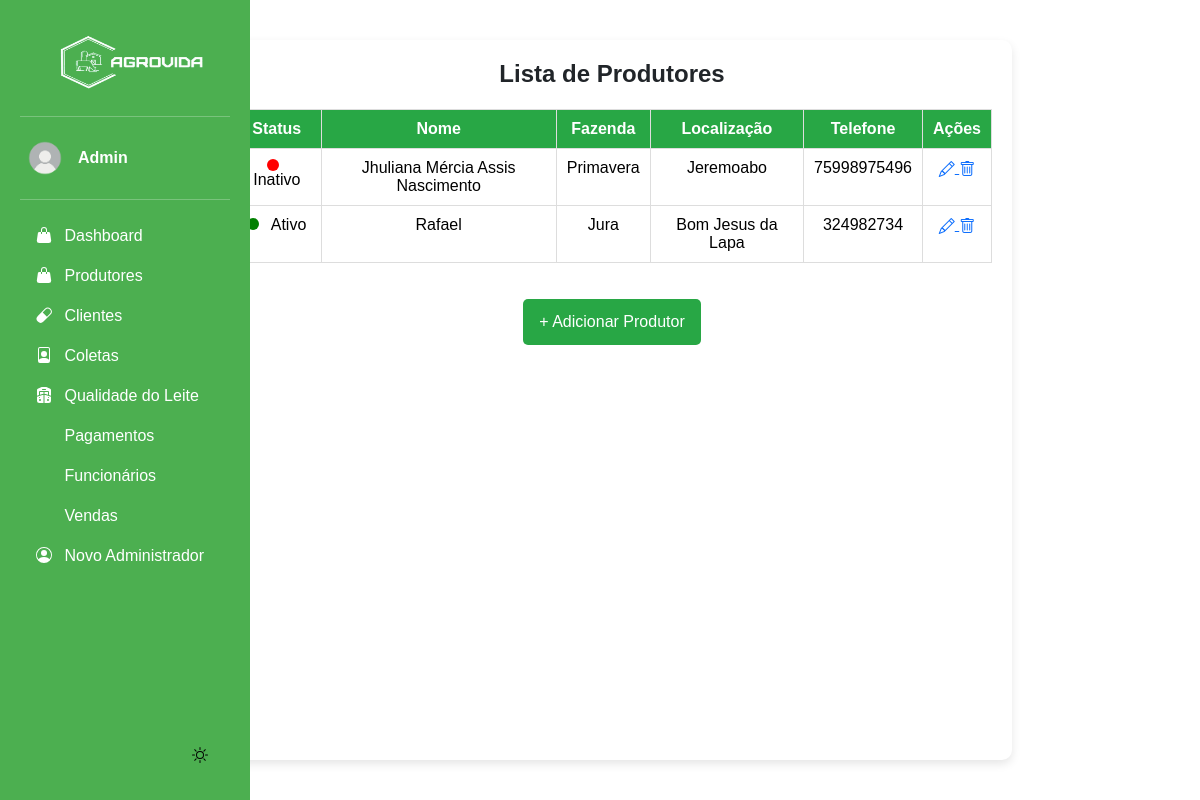
/listar_produtor/ (signed in), run on the app's committed database.
### app/models.py (models this page shows, shortened)
class Produtor(models.Model):
    nome = models.CharField(max_length=100)
    fazenda = models.CharField(max_length=150)
    localizacao = models.CharField(max_length=255)
    telefone = models.CharField(max_length=20)
    ativo = models.BooleanField(default=True)  # Campo para verificar se o produtor está ativo

### app/views.py (the view)
# urls.py: path("listar_produtor/", views.listar_produtor, name="listar_produtor"),
@login_required(login_url='login_index')
def listar_produtor(request):
    produtores = Produtor.objects.all()
    return render(request, 'app/listar_produtor.html', {'produtores': produtores})

### app/templates/app/listar_produtor.html
{% extends "base.html" %}
{% load static %}
{% block content %}
<div class="container">
  <h2 class="title">Lista de Produtores</h2>
  {% if produtores %}
    <table class="table">
      <thead>
        <tr>
          <th>Status</th>
          <th>Nome</th>
          <th>Fazenda</th>
          <th>Localização</th>
          <th>Telefone</th>
          <th>Ações</th>
        </tr>
      </thead>
      <tbody>
        {% for produtor in produtores %}
            <tr>
                <td>
                    <a href="{% url 'alternar_status_produtor' produtor.id %}" class="status-toggle">
                        {% if produtor.ativo %}
                            <span class="status-indicator status-active"></span> Ativo
                        {% else %}
                            <span class="status-indicator status-inactive"></span> Inativo
                        {% endif %}
                    </a>
                </td>
                <td>{{ produtor.nome }}</td>
                <td>{{ produtor.fazenda }}</td>
                <td>{{ produtor.localizacao }}</td>
                <td>{{ produtor.telefone }}</td>
                <td>
                    <a href="{% url 'editar_produtor' produtor.id %}">
                        <i class="bi bi-pencil"></i>
                    </a>
                    <a href="{% url 'excluir_produtor' produtor.id %}" onclick="return confirm('Tem certeza que deseja excluir?')">
                        <i class="bi bi-trash"></i>
                    </a>
                </td>
            </tr>
        {% endfor %}
      </tbody>
    </table>
  {% else %}
    <p class="no-products">Nenhum produtor cadastrado ainda.</p>
  {% endif %}
  <a href="{% url 'cadastrar_produtor' %}" class="btn btn-add">+ Adicionar Produtor</a>
</div>
{% endblock %}

### base/templates/modulos/sidebar.html (shortened to what this page needs)
{% load static %}
<body>
    <div class="sidebar">
        <img src="{% static 'img/logo.png' %}" alt="Logo" width="200" height="80" class="logo">
        <hr>
            <div class="dropdown">
                <a href="#" class="d-flex align-items-center text-white text-decoration-none" data-bs-toggle="dropdown" aria-expanded="false">
                    <img src="{% static "img/usuario.png" %}" alt="" width="50" height="50" class="rounded-circle me-2">
                    <strong>{{ request.user.first_name }}</strong>
                </a>
            </div>
        <hr>
        <ul class="nav nav-pills flex-column mb-auto">
            <li>
                <a href="{% url "dashboard" %}" class="nav-link text-white">
                    <svg class="bi pe-none me-2" width="16" height="16"><use xlink:href="#produtos"/></svg>
                    Dashboard
                </a>
            </li>
            <li>
                <a href="{% url "listar_produtor" %}" class="nav-link text-white">
                    <svg class="bi pe-none me-2" width="16" height="16"><use xlink:href="#produtos"/></svg>
                    Produtores
                </a>
            </li>
            <li>
                <a href="{% url "listar_cliente" %}" class="nav-link text-white">
                    <svg class="bi pe-none me-2" width="16" height="16"><use xlink:href="#medicamentos"/></svg>
                    Clientes
                </a>
            </li>
            <li>
                <a href="{% url "listar_coleta" %}" class="nav-link text-white">
                    <svg class="bi pe-none me-2" width="16" height="16"><use xlink:href="#funcionarios"/></svg>
                    Coletas
                </a>
            </li>
            <li>
                <a href="{% url "listar_qualidade" %}" class="nav-link text-white">
                    <svg class="bi pe-none me-2" width="16" height="16"><use xlink:href="#fornecedores"/></svg>
                    Qualidade do Leite
                </a>
            </li>
            <li>
                <a href="{% url "listar_pagamentos" %}" class="nav-link text-white">
                    <svg class="bi pe-none me-2" width="16" height="16"><use xlink:href="#"/></svg>
                    Pagamentos
                </a>
            </li>
            <li>
                <a href="{% url "listar_funcionarios" %}" class="nav-link text-white">
                    <svg class="bi pe-none me-2" width="16" height="16"><use xlink:href="#"/></svg>
                    Funcionários
                </a>
            </li>
            <li>
                <a href="{% url "listar_vendas" %}" class="nav-link text-white">
                    <svg class="bi pe-none me-2" width="16" height="16"><use xlink:href="#"/></svg>
                    Vendas
                </a>
            </li>
            <li>
                <a href="{% url 'cadastrar_admin' %}" class="nav-link text-white">
                    <svg class="bi pe-none me-2" width="16" height="16"><use xlink:href="#people-circle"/></svg>
                    Novo Administrador
                </a>
            </li>
        </ul>
        <button id="theme-toggle">
           <svg id="theme-icon" width="24" height="24" fill="currentColor"></svg>
        </button>
    </div>
    <div class="b-example-divider b-example-vr"></div>
</body>

### base/static/css/inicio.css (style rules this page uses)
html, body { font-family: Arial, sans-serif; transition: background 0.3s, color 0.3s; height: 100vh; width: 100vw; margin: 0; display: flex; }
#theme-toggle { display: flex; justify-content: end; align-items: end; border: none; cursor: pointer; background-color: transparent; }
#theme-icon { width: 32px; height: 32px; fill: currentColor; }
.b-example-divider { width: 100%; height: 3rem; }
.b-example-vr { flex-shrink: 0; width: 1.5rem; height: 100vh; }
.bi { vertical-align: -.125em; fill: currentColor; }
.nav-link { color: #222222; }
.sidebar { width: 250px; background: #4CAF50; padding: 20px; height: 100vh; color: white; position: fixed; left: 0; top: 0; bottom: 0; overflow-y: auto; display: flex; flex-direction: column; }
li { display: flex; width: 100%; }
.container { max-width: 800px; margin: 40px auto; padding: 20px; background: #fff; border-radius: 10px; box-shadow: 0 4px 10px rgba(0, 0, 0, 0.1); display: flex; flex-direction: column; height: auto; align-items: stretch; }
.title { text-align: center; font-size: 24px; font-weight: bold; margin-bottom: 20px; }
.table { width: 100%; border-collapse: collapse; }
.table th, .table td { padding: 10px; border: 1px solid #ddd; text-align: center; }
.table th { background-color: #28a745; color: white; }
.table tr:nth-child(even) { background-color: #f2f2f2; }
.btn { padding: 8px 12px; text-decoration: none; border-radius: 5px; transition: all 0.3s ease; }
.btn-add { display: block; width: max-content; margin: 20px auto; background: #28a745; color: white; padding: 10px 15px; font-size: 16px; }
.status-indicator { display: inline-block; width: 12px; height: 12px; border-radius: 50%; margin-right: 8px; }
.status-active { background-color: green; }
.status-inactive { background-color: red; }
.status-toggle { text-decoration: none; color: inherit; }

### data on the page
Produtor: ativo False (drawn), nome "Jhuliana Mércia Assis Nascimento", fazenda "Primavera", localizacao "Jeremoabo", telefone "75998975496"
Produtor: ativo True (drawn), nome "Rafael", fazenda "Jura", localizacao "Bom Jesus da Lapa", telefone "324982734"

### other printed values
{{ request.user.first_name }} "Admin"
